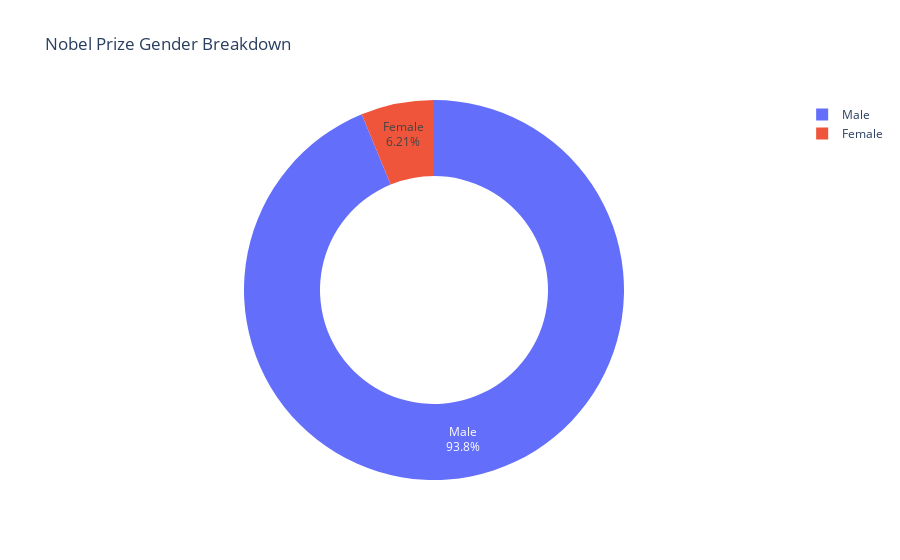

Source (notebook cell):
### Markdown cell above
**Challenge**: Create a [donut chart using plotly](https://plotly.com/python/pie-charts/) which shows how many prizes went to men compared to how many prizes went to women. What percentage of all the prizes went to women?

### Code cell
gender_data = data.sex.value_counts()
fig = px.pie(labels=gender_data.index, 
             values=gender_data.values, 
             title='Nobel Prize Gender Breakdown',
             names=gender_data.index,
             hole=0.6)
fig.update_traces(textposition='inside', textinfo='percent+label')
fig.show()

### Figure 1 — Plotly figure (JSON) as saved in the notebook; plotly's stock layout.template omitted (floating-point values rounded to 4 significant figures)
{"data": [{"domain": {"x": [0, 1], "y": [0, 1]}, "hole": 0.6, "hovertemplate": "label=%{label}<br>value=%{value}<extra></extra>", "labels": ["Male", "Female"], "legendgroup": "", "name": "", "showlegend": true, "textinfo": "percent+label", "textposition": "inside", "type": "pie", "values": [876, 58]}], "layout": {"legend": {"tracegroupgap": 0}, "title": {"text": "Nobel Prize Gender Breakdown"}}}
